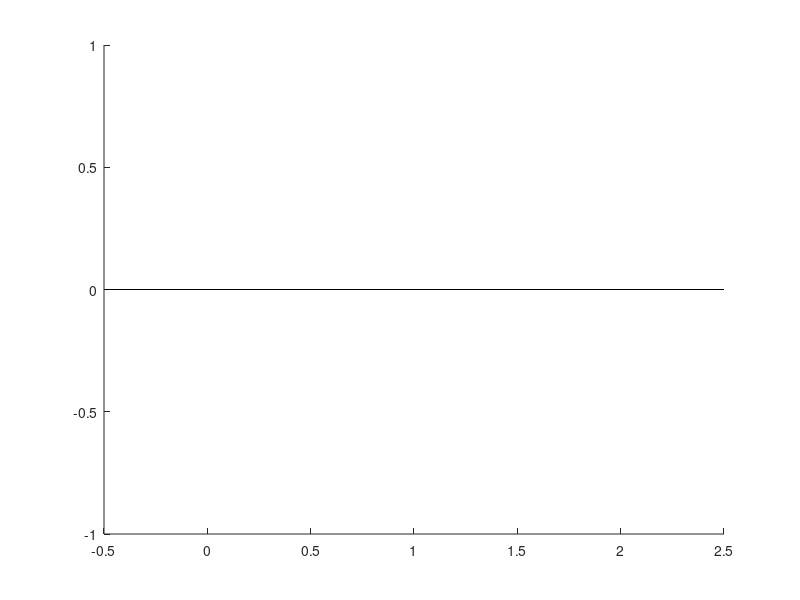

Write MATLAB code to recreate this figure. (Note: this script raises an error after producing the figure.)
%%
% This program is used to analyze locomotion experiments in VR with the
% haptic belt.

% Currently only works for one subject's data
% Currently assumes continuous presentations
% Currently assumes 12 motor belt.

clearvars; close all;

plotTrials = false;
plotSegments = false;

trimReorientation = true;

%% find all subject data folders
% dataSuperFolder = 'DataFiles_haptic';
dataSuperFolder = 'DataFiles_opticFlow';
subjectFolders = dir(dataSuperFolder);
subjectFolders = subjectFolders(3:end); % get rid of '.' and '..' folders
nSub = length(subjectFolders);

subList = 1:nSub;
% subList = 2;

for iSub = subList
    %% find our files
    % dataFolder = 'DataFiles/Viktor032621/'; % 16 8 12
    %     dataFolder = 'DataFiles/Helen050421/'; % 12 16 8
    dataFolder = [dataSuperFolder '/' subjectFolders(iSub).name '/'];
    
    dataFiles = dir(dataFolder);
    dataFiles = dataFiles(3:end); % get rid of '.' and '..' folders
    
    for iTrial = 1:length(dataFiles)
       
        subjectFile = [dataFolder dataFiles(iTrial).name];
        
        if contains(subjectFile,'warmup') || contains(subjectFile,'Paths_')
            break; % don't look at warmup files
        end
        
        % find trial conditions from file name
        if contains(subjectFile,'control')
            condition = 'control';
        elseif contains(subjectFile,'gaussian')
            condition = 'gaussian';
        elseif contains(subjectFile,'single')
            condition = 'single';
        else
            error('whatisthis')
        end
        k = strfind(subjectFile,'sub');
        subjectNumber = subjectFile(k+3:k+4); % need to find the subject file number since that isn't actually how this program works and subject number doesn't matter
        
        if contains(subjectFile,'8mtr')
            belt = 8;
            pathsFile = [dataFolder 'Paths_sub' subjectNumber '_8mtr.txt'];
        elseif contains(subjectFile,'12mtr')
            belt = 12;
            pathsFile = [dataFolder 'Paths_sub' subjectNumber '_12mtr.txt'];
        elseif contains(subjectFile,'16mtr')
            belt = 16;
            pathsFile = [dataFolder 'Paths_sub' subjectNumber '_16mtr.txt'];
        end
        
        
        % read data from text file
        M = dlmread(pathsFile);
        MM = dlmread(subjectFile);
        
        
        expData(iSub,iTrial).condition = condition;
        expData(iSub,iTrial).belt = belt;
        
        % find path number from file name
        k = strfind(subjectFile,'path');
        kEnd = strfind(subjectFile,'.txt');
        pathN = str2num(subjectFile(k+4:kEnd));
        expData(iSub,iTrial).pathNumber = pathN;
        
        %% process weird data format...
        
        % waypoint locations
        wx = M(pathN,1:3:end);
        wy = M(pathN,2:3:end);
        wz = M(pathN,3:3:end);
        
        way_c = wx + 1j*wz;
        way_c(way_c==0) = []; % there's some phantom 0 waypoitns at the end
        way_c = [0 way_c]; % add back the origin as the first waypoint
        
        % subject data
        x = MM(1,1:3:end);
        y = MM(1,2:3:end);
        z = MM(1,3:3:end);
        
        sub_c = x + 1j*z;
        
        pit = MM(2,1:3:end);
        rol = MM(2,2:3:end);
        yaw = MM(2,3:3:end);
        
        pathTime = MM(3,1);
        
        expData(iSub,iTrial).pathTime = pathTime;
        expData(iSub,iTrial).pathLength = sum(abs(diff(sub_c)));
        
        %     figure(1); clf; hold on;
        %     plot(x,z)
        %     plot(wx,wz,'x')
        %
        %% separate the trial into segments
        
        segmentIndices = [];
        rW = 0.30;%0.25;
        
        lastInd = 1;
        
        if plotTrials
            figure(2); clf; hold on;
        end
        
        whatsLeft = sub_c;
        for ii = 1:length(way_c)-1
            expData(iSub,iTrial).segments.wayStart{ii} = way_c(ii);
            expData(iSub,iTrial).segments.wayEnd{ii} = way_c(ii+1);
            
            minIStart = 1;
            [~,minIEnd] = min(abs(whatsLeft-way_c(ii+1)));
            for jj = 1:length(whatsLeft)
                if abs(whatsLeft(jj)-way_c(ii+1))<rW
                    minIEnd = jj;
                    break;
                end
            end
            
            expData(iSub,iTrial).segments.sub_c{ii} = whatsLeft(minIStart:minIEnd);
            if trimReorientation
                dFromStart = abs(expData(iSub,iTrial).segments.sub_c{ii}- expData(iSub,iTrial).segments.wayStart{ii});
                [~,minInd] = min(abs(dFromStart-1)); % find index when person is x meters from the start
                expData(iSub,iTrial).segments.sub_c{ii} = expData(iSub,iTrial).segments.sub_c{ii}(minInd:end);
            end
            whatsLeft = whatsLeft(minIEnd+1:end);
            
            if plotTrials
                h = plot(real([way_c(ii) way_c(ii+1)]),imag([way_c(ii) way_c(ii+1)]),'--o');
                plot(expData(iSub,iTrial).segments.sub_c{ii},'color',h.Color)
                titleStr = {[num2str(belt) ' ' condition]; ...
                    ['Path length ' num2str(expData(iSub,iTrial).pathLength)];...
                    ['Path time ' num2str(expData(iSub,iTrial).pathTime)]};
                title(titleStr)
            end
            
        end
        if plotTrials
            pause;
        end
        expData(iSub,iTrial).segments.nSeg = length(way_c)-1;
        
        %% find mean deviation from straight line on each segment
        if plotSegments
            figure(3); clf; hold on;
        end
        for iS = 1:expData(iSub,iTrial).segments.nSeg
            
            v1 = [real(expData(iSub,iTrial).segments.wayStart{iS}) imag(expData(iSub,iTrial).segments.wayStart{iS}) 0];
            v2 = [real(expData(iSub,iTrial).segments.wayEnd{iS}) imag(expData(iSub,iTrial).segments.wayEnd{iS}) 0];
            
            clear d headingError heading;
            for ii = 1:length(expData(iSub,iTrial).segments.sub_c{iS})
                % calculate position error from straightline path to waypoint from start
                pt = [real(expData(iSub,iTrial).segments.sub_c{iS}(ii)) imag(expData(iSub,iTrial).segments.sub_c{iS}(ii)) 0];
                a = v1-v2;
                b = pt-v2;
                dL = norm(cross(a,b)) / norm(a); % distance to this line (not line segment)
                d1 = norm(pt-v1); % distance to start of line segment
                d2 = norm(pt-v2); % distance to end of line segmetn
                
                
                if d1^2 + d2^2 - 2* dL <norm(v1-v2)^2 % geometry condition to check if dL is to a point outside line segment
                    d(ii) = dL;
                else
                    d(ii) = min([d1 d2]); % minimum distaance to this line segment
                end
                
                
            end
            % calculate heading error from direct heading to waypoint
            z = expData(iSub,iTrial).segments.sub_c{iS};
            xFilt = filter_butter(20,real(z)');
            yFilt = filter_butter(20,imag(z)');
            z = xFilt + 1j*yFilt;
            dz = diff(z);
            for iz = 1:length(dz)
                heading(iz) = angle(dz(iz));
                correctheading = angle( expData(iSub,iTrial).segments.wayEnd{iS} - z(iz) );
                headingError(iz) = (wrapToPi(heading(iz)-correctheading));
            end
            expData(iSub,iTrial).segments.error{iS} = headingError;
            expData(iSub,iTrial).segments.meanError{iS} = std(headingError);
            % calculate distance to waypoint
            distanceToWaypoint = abs(z- expData(iSub,iTrial).segments.wayEnd{iS});
            
            
            % find strong corrections near waypoint
            window = 20;
            strongCorrection = false;
            clear iStrongCorrection
            correctionStrength = 0;
            for ih = round(length(heading)*.75):length(heading)-window
                correction = abs(wrapToPi(heading(ih)-heading(ih+window)));
                if correction>60*pi/180
                    strongCorrection = true;
                    if correction>correctionStrength
                        correctionStrength = correction;
                        iStrongCorrection = ih;
                    end
                end
            end
             expData(iSub,iTrial).segments.strongCorrection{iS} = strongCorrection;
             if strongCorrection
                expData(iSub,iTrial).segments.correctionStrength{iS} = correctionStrength;
                expData(iSub,iTrial).segments.correctionStrength{iS} = mean(abs(headingError(iStrongCorrection-60:iStrongCorrection-10)));
             else
                expData(iSub,iTrial).segments.correctionStrength{iS} = nan;
             end
            
            if plotSegments
                clf;
                subplot(1,2,1);  hold on;
                h = plot(real([expData(iSub,iTrial).segments.wayStart{iS} expData(iSub,iTrial).segments.wayEnd{iS}]),imag([expData(iSub,iTrial).segments.wayStart{iS} expData(iSub,iTrial).segments.wayEnd{iS}]),'--o');
                plot(real([expData(iSub,iTrial).segments.wayEnd{iS}]),imag([expData(iSub,iTrial).segments.wayEnd{iS} ]),'x','Linewidth',5);
                plot(expData(iSub,iTrial).segments.sub_c{iS},'color',h.Color)
                axis image;
                titleStr = ['Trial: ' num2str(iTrial) ' Segement: ' num2str(iS)];
                title(titleStr);
                
                subplot(1,2,2); hold on;
%                 plot(expData(iSub,iTrial).segments.error{iS})
%                 plot(distanceToWaypoint(1:end-1),heading*180/pi,'x')
                plot(headingError*180/pi)
                grid on;
                if strongCorrection
                plot([iStrongCorrection, iStrongCorrection+window],heading([iStrongCorrection, iStrongCorrection+window])*180/pi,'x','Linewidth',3)
                end
                title(['Mean error: ' num2str(expData(iSub,iTrial).segments.meanError{iS}) 'meters']);
                title(num2str(correctionStrength*180/pi));
                xlabel('Time stamps')
                ylabel('Heading (deg)');
                grid on;
                pause;
            end
        end
        
        
        
    end
end

%% Go thru our data once more to plot error as function of condition
% this section is atrocious and can be written better, I'm sure
controlError = [];
singleError = [];
gaussianError = [];
m8Error = [];
m12Error = [];
m16Error = [];


controlTime = [];
singleTime = [];
gaussianTime = [];
m8Time = [];
m12Time = [];
m16Time = [];

controlLength = [];
singleLength = [];
gaussianLength = [];
m8Length = [];
m12Length = [];
m16Length = [];

controlPathNumber = [];
singlePathNumber = [];
gaussianPathNumber =[];
m8PathNumber = [];
m12PathNumber = [];
m16PathNumber = [];

controlSC = []; % strong corrections
singleSC = [];
gaussianSC =[];
m8SC = [];
m12SC = [];
m16SC = [];

controlCS = []; % correction strength
singleCS = [];
gaussianCS =[];
m8CS = [];
m12CS = [];
m16CS = [];

for iSub = subList
    for iTrial = 1:length(expData(iSub,:))
        if strcmp(expData(iSub,iTrial).condition,'control')
            controlError = [controlError cell2mat(expData(iSub,iTrial).segments.meanError)];
            controlTime = [controlTime expData(iSub,iTrial).pathTime];
            controlLength = [controlLength expData(iSub,iTrial).pathLength];
            controlPathNumber = [controlPathNumber expData(iSub,iTrial).pathNumber];
            
            controlSC = [controlSC cell2mat(expData(iSub,iTrial).segments.strongCorrection)];
            controlCS = [controlCS cell2mat(expData(iSub,iTrial).segments.correctionStrength)];
        elseif strcmp(expData(iSub,iTrial).condition,'single')
            singleError = [singleError cell2mat(expData(iSub,iTrial).segments.meanError)];
            singleTime = [singleTime expData(iSub,iTrial).pathTime];
            singleLength = [singleLength expData(iSub,iTrial).pathLength];
            singlePathNumber = [singlePathNumber expData(iSub,iTrial).pathNumber];
            
            singleSC = [singleSC cell2mat(expData(iSub,iTrial).segments.strongCorrection)];
            singleCS = [singleCS cell2mat(expData(iSub,iTrial).segments.correctionStrength)];
        elseif strcmp(expData(iSub,iTrial).condition,'gaussian')
            gaussianError = [gaussianError cell2mat(expData(iSub,iTrial).segments.meanError)];
            gaussianTime = [gaussianTime expData(iSub,iTrial).pathTime];
            gaussianLength = [gaussianLength expData(iSub,iTrial).pathLength];
            gaussianPathNumber = [gaussianPathNumber expData(iSub,iTrial).pathNumber];
            
            gaussianSC = [gaussianSC cell2mat(expData(iSub,iTrial).segments.strongCorrection)];
            gaussianCS = [gaussianCS cell2mat(expData(iSub,iTrial).segments.correctionStrength)];
        end
        
        if expData(iSub,iTrial).belt==8 && ~strcmp(expData(iSub,iTrial).condition,'control')
            m8Error = [m8Error cell2mat(expData(iSub,iTrial).segments.meanError)];
            m8Time = [m8Time expData(iSub,iTrial).pathTime];
            m8Length = [m8Length expData(iSub,iTrial).pathLength];
            m8PathNumber = [m8PathNumber expData(iSub,iTrial).pathNumber];
            
            m8SC = [m8SC cell2mat(expData(iSub,iTrial).segments.strongCorrection)];
            m8CS = [m8CS cell2mat(expData(iSub,iTrial).segments.correctionStrength)];
        elseif expData(iSub,iTrial).belt==12 && ~strcmp(expData(iSub,iTrial).condition,'control')
            m12Error = [m12Error cell2mat(expData(iSub,iTrial).segments.meanError)];
            m12Time = [m12Time expData(iSub,iTrial).pathTime];
            m12Length = [m12Length expData(iSub,iTrial).pathLength];
            m12PathNumber = [m12PathNumber expData(iSub,iTrial).pathNumber];
            
            m12SC = [m12SC cell2mat(expData(iSub,iTrial).segments.strongCorrection)];
            m12CS = [m12CS cell2mat(expData(iSub,iTrial).segments.correctionStrength)];
        elseif expData(iSub,iTrial).belt==16 && ~strcmp(expData(iSub,iTrial).condition,'control')
            m16Error = [m16Error cell2mat(expData(iSub,iTrial).segments.meanError)];
            m16Time = [m16Time expData(iSub,iTrial).pathTime];
            m16Length = [m16Length expData(iSub,iTrial).pathLength];
            m16PathNumber = [m16PathNumber expData(iSub,iTrial).pathNumber];
            
            m16SC = [m16SC cell2mat(expData(iSub,iTrial).segments.strongCorrection)];
            m16CS = [m16CS cell2mat(expData(iSub,iTrial).segments.correctionStrength)];
        end
        
        
    end
end
%% plot by presentation condition (control,
% figure(4); clf; hold on;
% histogram(controlError)
% histogram(gaussianError)
% histogram(singleError)

% plot position error bar
figure(5); clf; hold on;
x = [0 1 2];
data = [mean(controlError) mean(singleError) mean(gaussianError)];
err = [std(controlError) std(singleError) std(gaussianError)];
bar(x,180/pi*data)
hErr = errorbar(x,180/pi*data,180/pi*err);
hErr.Color = [0 0 0];
hErr.LineStyle = 'none';

foo = gca;
foo.XTick = [0,1,2];
foo.XTickLabel = {'Control','Single','Gaussian'};
ylabel('Std in heading error (deg)')
title('PATH ERROR')

% plot trial time bar
figure(6); clf; hold on;
x = [0 1 2];
data = [mean(controlTime) mean(singleTime) mean(gaussianTime)];
err = [std(controlTime) std(singleTime) std(gaussianTime)];
bar(x,data)
hErr = errorbar(x,data,err);
hErr.Color = [0 0 0];
hErr.LineStyle = 'none';

foo = gca;
foo.XTick = [0,1,2];
foo.XTickLabel = {'Control','Single','Gaussian'};
ylabel('Mean path time (seconds)')
title('PATH TIME');

% plot trial length bar
figure(7); clf; hold on;
data = [mean(controlLength) mean(singleLength) mean(gaussianLength)];
err = [std(controlLength) std(singleLength) std(gaussianLength)];
bar(x,data)
hErr = errorbar(x,data,err);
hErr.Color = [0 0 0];
hErr.LineStyle = 'none';

foo = gca;
foo.XTick = [0,1,2];
foo.XTickLabel = {'Control','Single','Gaussian'};
ylabel('Mean path length (meters)')
title('PATH LENGTH');

% plot number of strong corrections
figure(21); clf; hold on;
data = [sum(controlSC) sum(singleSC) sum(gaussianSC)];
% err = [std(m8SC) std(m12SC) std(m16SC)];
bar(x,data)
foo = gca;
foo.XTick = [0,1,2];
foo.XTickLabel = {'Control','Single','Gaussian'};
ylabel('Number of corrections');

% plot correction strength
figure(24); clf; hold on;
controlCS(isnan(controlCS)) = [];
singleCS(isnan(singleCS)) = [];
gaussianCS(isnan(gaussianCS)) = [];
data = 180/pi*[mean(controlCS) mean(singleCS) mean(gaussianCS)];
err = 180/pi*[std(controlCS) std(singleCS) std(gaussianCS)];
bar(x,data)
hErr = errorbar(x,data,err);
hErr.Color = [0 0 0];
hErr.LineStyle = 'none';

foo = gca;
foo.XTick = [0,1,2];
foo.XTickLabel = {'Control','Single','Gaussian'};
% ylabel('Mean correction strength (deg)')
% title('Correction Strength');
ylabel('Error (deg)')
title('Error 1 second before large correction');

%% by motor number

% plot position error bar
figure(8); clf; hold on;
x = [0 1 2];
data = [mean(m8Error) mean(m12Error) mean(m16Error)];
err = [std(m8Error) std(m12Error) std(m16Error)];
bar(x,180/pi*data)
hErr = errorbar(x,180/pi*data,180/pi*err);
hErr.Color = [0 0 0];
hErr.LineStyle = 'none';
foo = gca;
foo.XTick = [0,1,2];
foo.XTickLabel = {'8 Motor','12 Motor','16 Motor'};
ylabel('Std in  heading error (deg)')
title('PATH ERROR')

% plot trial time bar
figure(9); clf; hold on;
x = [0 1 2];
data = [mean(m8Time) mean(m12Time) mean(m16Time)];
err = [std(m8Time) std(m12Time) std(m16Time)];
bar(x,data)
hErr = errorbar(x,data,err);
hErr.Color = [0 0 0];
hErr.LineStyle = 'none';

foo = gca;
foo.XTick = [0,1,2];
foo.XTickLabel = {'8 Motor','12 Motor','16 Motor'};
ylabel('Mean path time (seconds)')
title('PATH TIME');

% plot trial length bar
figure(10); clf; hold on;
data = [mean(m8Length) mean(m12Length) mean(m16Length)];
err = [std(m8Length) std(m12Length) std(m16Length)];
bar(x,data)
hErr = errorbar(x,data,err);
hErr.Color = [0 0 0];
hErr.LineStyle = 'none';

foo = gca;
foo.XTick = [0,1,2];
foo.XTickLabel = {'8 Motor','12 Motor','16 Motor'};
ylabel('Mean path length (meters)')
title('PATH LENGTH');

% plot number of strong corrections
figure(22); clf; hold on;
data = [sum(m8SC) sum(m12SC) sum(m16SC)];
% err = [std(m8SC) std(m12SC) std(m16SC)];
bar(x,data)
% hErr = errorbar(x,data,err);
% hErr.Color = [0 0 0];
% hErr.LineStyle = 'none';

foo = gca;
foo.XTick = [0,1,2];
foo.XTickLabel = {'8 Motor','12 Motor','16 Motor'};
ylabel('Number of strong corrections');

% plot correction strength
figure(23); clf; hold on;
m8CS(isnan(m8CS)) = [];
m12CS(isnan(m12CS)) = [];
m16CS(isnan(m16CS)) = [];
data = 180/pi*[mean(m8CS) mean(m12CS) mean(m16CS)];
err = 180/pi*[std(m8CS) std(m12CS) std(m16CS)];
bar(x,data)
hErr = errorbar(x,data,err);
hErr.Color = [0 0 0];
hErr.LineStyle = 'none';

foo = gca;
foo.XTick = [0,1,2];
foo.XTickLabel = {'8 Motor','12 Motor','16 Motor'};
% ylabel('Mean correction strength (deg)')
% title('Correction Strength');
ylabel('Error (deg)')
title('Error 1 second before large correction');


%% plot path time by trial number
ip = 1:36;
figure(82); clf; hold on;
for iSub = subList
    pathN = [expData(iSub,ip).pathNumber];
    pTime = [expData(iSub,ip).pathTime];
    [sortedPathN,sortInd] = sort(pathN);
    sortedPathTime = pTime(sortInd);
    
    color = [];
    iC = 1;
    for ii=sortInd
        if expData(iSub,ii).belt==8
            color(iC,:) = [1 0 0 ];
        elseif expData(iSub,ii).belt==12
            color(iC,:) = [0 1 0 ];
        elseif expData(iSub,ii).belt==16
            color(iC,:) = [0 0 1 ];
        end
        if strcmp(expData(iSub,ii).condition,'control')
            color(iC,:) = [0 0 0 ];
        end
        iC = iC+1;
    end
    
    
    scatter(sortedPathN,sortedPathTime,25,color,'filled')
    
    % fit linear to it
    p = polyfit(sortedPathN(7:end),sortedPathTime(7:end),1);
    plot(sortedPathN(7:end),polyval(p,sortedPathN(7:end)));
end
xlabel('Path number');
ylabel('Path time (s)');

















